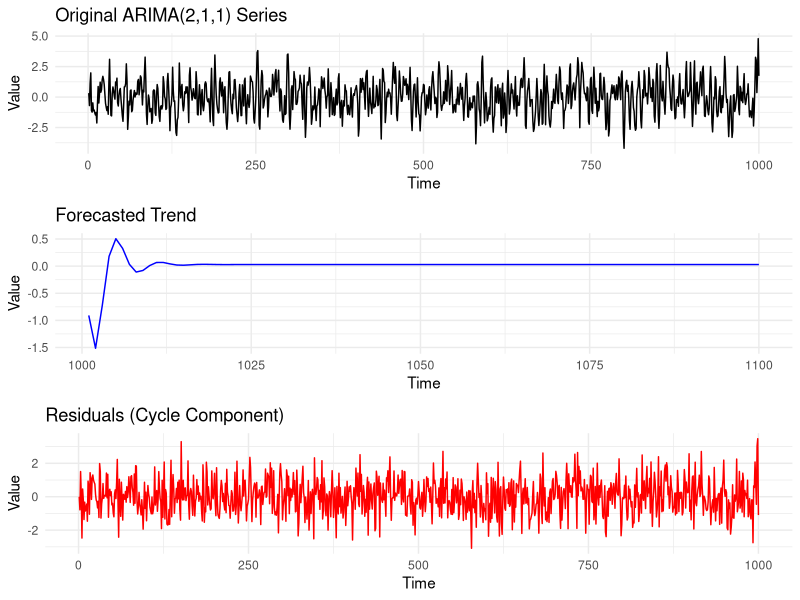

Generate this figure with R:
# AUTHOR: OZAN HATIPOGLU - ADVANCED TIME SERIES LECTURE NOTES
# This is another example of the Beveridge -Nelson Decomposition. Note that for each process you 
# you have to  derive algebraically the Permanent and Trend Component first 
# using lag operators as demonstrated in class
# 
# Ensure the necessary libraries are installed and loaded
if (!require("forecast")) install.packages("forecast")
if (!require("ggplot2")) install.packages("ggplot2")
if (!require("gridExtra")) install.packages("gridExtra")

library(forecast)
library(ggplot2)
library(gridExtra)

# Set seed for reproducibility
set.seed(123)

# Define the number of observations
n <- 1000

# Simulate an ARIMA(2,1,1) series
arima_series <- arima.sim(model=list(ar=c(0.5, -0.3), ma=0.4), n=n)

# Fit an ARIMA(2,1,1) model to the simulated series
fit <- Arima(arima_series, order=c(2,1,1))

# Generate forecasts from the fitted model for 100 steps ahead
forecasts <- forecast(fit, h=100)

# Original time series plot
p_original <- ggplot(data.frame(Time=1:n, Value=arima_series), aes(x=Time, y=Value)) +
  geom_line() +
  theme_minimal() +
  labs(title="Original ARIMA(2,1,1) Series", x="Time", y="Value")

# Plotting the forecasts
p_forecast <- ggplot(data.frame(Time=(n+1):(n+100), Value=forecasts$mean), aes(x=Time, y=Value)) +
  geom_line(color="blue") +
  theme_minimal() +
  labs(title="Forecasted Trend", x="Time", y="Value")

# Residuals plot
p_residuals <- ggplot(data.frame(Time=1:n, Value=residuals(fit)), aes(x=Time, y=Value)) +
  geom_line(color="red") +
  theme_minimal() +
  labs(title="Residuals (Cycle Component)", x="Time", y="Value")

# Arrange all plots in a single layout
grid.arrange(p_original, p_forecast, p_residuals, nrow=3)
